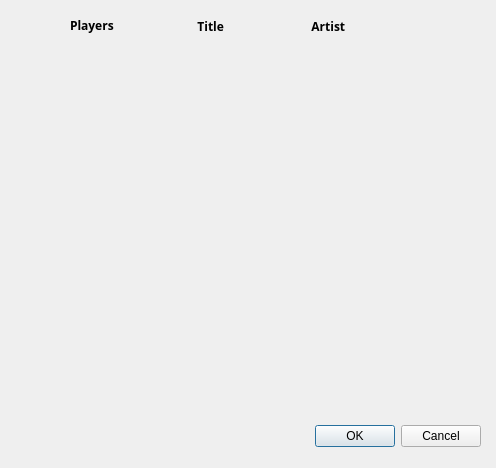
<?xml version="1.0" encoding="UTF-8"?>
<ui version="4.0">
 <class>scoreDialog</class>
 <widget class="QDialog" name="scoreDialog">
  <property name="geometry">
   <rect>
    <x>0</x>
    <y>0</y>
    <width>496</width>
    <height>468</height>
   </rect>
  </property>
  <property name="windowTitle">
   <string>Dialog</string>
  </property>
  <widget class="QDialogButtonBox" name="buttonBox">
   <property name="geometry">
    <rect>
     <x>140</x>
     <y>420</y>
     <width>341</width>
     <height>32</height>
    </rect>
   </property>
   <property name="orientation">
    <enum>Qt::Horizontal</enum>
   </property>
   <property name="standardButtons">
    <set>QDialogButtonBox::Cancel|QDialogButtonBox::Ok</set>
   </property>
  </widget>
  <widget class="QWidget" name="verticalLayoutWidget">
   <property name="geometry">
    <rect>
     <x>190</x>
     <y>40</y>
     <width>91</width>
     <height>341</height>
    </rect>
   </property>
   <layout class="QVBoxLayout" name="titleLayout"/>
  </widget>
  <widget class="QWidget" name="verticalLayoutWidget_2">
   <property name="geometry">
    <rect>
     <x>39</x>
     <y>40</y>
     <width>131</width>
     <height>341</height>
    </rect>
   </property>
   <layout class="QVBoxLayout" name="playerLayout"/>
  </widget>
  <widget class="QLabel" name="label">
   <property name="geometry">
    <rect>
     <x>70</x>
     <y>10</y>
     <width>71</width>
     <height>31</height>
    </rect>
   </property>
   <property name="styleSheet">
    <string notr="true">font: open sans;
font-size: 12px;
font-weight: bold;</string>
   </property>
   <property name="text">
    <string>Players</string>
   </property>
  </widget>
  <widget class="QWidget" name="layoutWidget">
   <property name="geometry">
    <rect>
     <x>185</x>
     <y>16</y>
     <width>221</width>
     <height>20</height>
    </rect>
   </property>
   <layout class="QHBoxLayout" name="horizontalLayout">
    <item>
     <widget class="QLabel" name="label_2">
      <property name="styleSheet">
       <string notr="true">font: open sans;
font-size: 12px;
font-weight: bold;</string>
      </property>
      <property name="text">
       <string>    Title</string>
      </property>
     </widget>
    </item>
    <item>
     <widget class="QLabel" name="label_4">
      <property name="styleSheet">
       <string notr="true">font: open sans;
font-size: 12px;
font-weight: bold;</string>
      </property>
      <property name="text">
       <string>    Artist</string>
      </property>
     </widget>
    </item>
   </layout>
  </widget>
  <widget class="QWidget" name="verticalLayoutWidget_3">
   <property name="geometry">
    <rect>
     <x>290</x>
     <y>40</y>
     <width>91</width>
     <height>341</height>
    </rect>
   </property>
   <layout class="QVBoxLayout" name="artistLayout"/>
  </widget>
 </widget>
 <resources/>
 <connections>
  <connection>
   <sender>buttonBox</sender>
   <signal>accepted()</signal>
   <receiver>scoreDialog</receiver>
   <slot>accept()</slot>
   <hints>
    <hint type="sourcelabel">
     <x>248</x>
     <y>254</y>
    </hint>
    <hint type="destinationlabel">
     <x>157</x>
     <y>274</y>
    </hint>
   </hints>
  </connection>
  <connection>
   <sender>buttonBox</sender>
   <signal>rejected()</signal>
   <receiver>scoreDialog</receiver>
   <slot>reject()</slot>
   <hints>
    <hint type="sourcelabel">
     <x>316</x>
     <y>260</y>
    </hint>
    <hint type="destinationlabel">
     <x>286</x>
     <y>274</y>
    </hint>
   </hints>
  </connection>
 </connections>
</ui>
